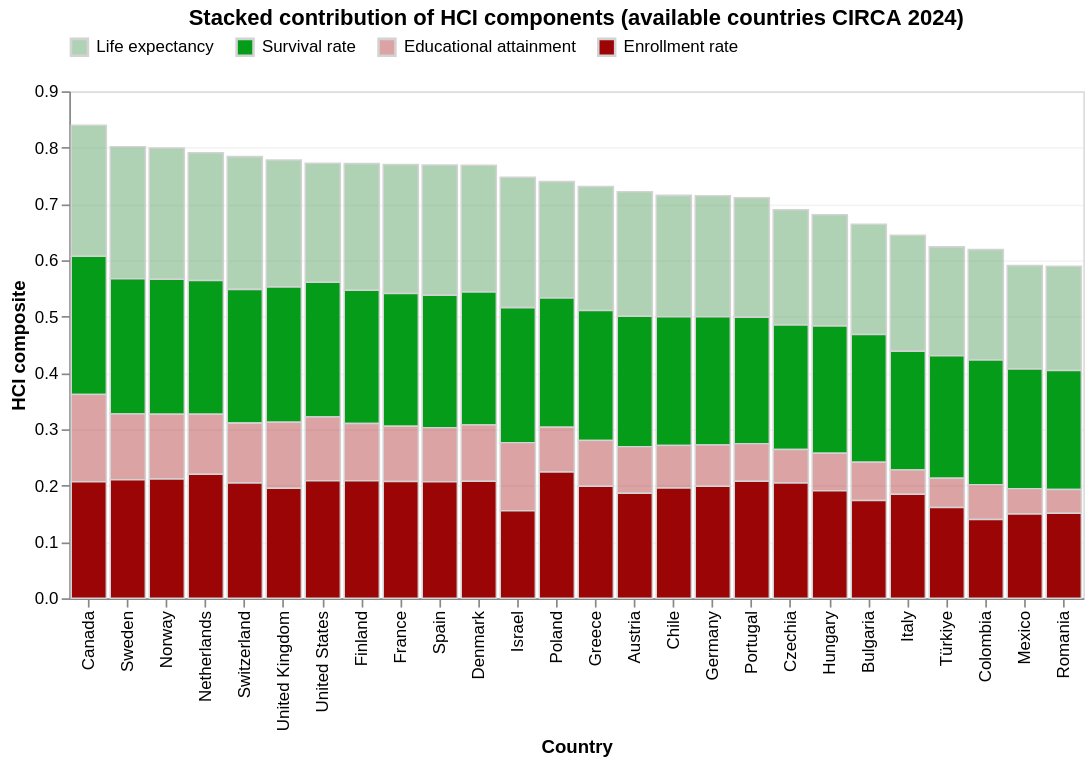

This figure's notebook cell:
### Code cell
custom_colors = {
    "LE_idx": "#4997536E",       # blue
    "Survival_idx": "#059C19", # green
    "Attain_idx": "#9C05055D",   # orange
    "Enroll_idx": "#9C0505"    # red
}

plot_hci_stack(hci_national, top=30, weighted=False, colors=custom_colors, use_contributions=True)

### Figure 1 — Vega-Lite specification as saved in the notebook (floating-point values rounded to 4 significant figures)
{"config": {"view": {"continuousWidth": 300, "continuousHeight": 300}}, "data": {"name": "data-c0c4edaba5b91e6f4d9aa9f7dc70258b"}, "mark": {"type": "bar", "stroke": "lightgray", "strokeWidth": 0.9}, "encoding": {"color": {"field": "Component", "legend": {"orient": "top", "title": ""}, "scale": {"domain": ["Life expectancy", "Survival rate", "Educational attainment", "Enrollment rate"], "range": ["#4997536E", "#059C19", "#9C05055D", "#9C0505"]}, "type": "nominal"}, "tooltip": [{"field": "Reference area", "type": "nominal"}, {"field": "Component", "type": "nominal"}, {"field": "Index", "type": "quantitative"}, {"field": "HCI_composite", "title": "HCI", "type": "quantitative"}], "x": {"field": "Reference area", "sort": {"field": "HCI_composite", "order": "descending"}, "title": "Country", "type": "nominal"}, "y": {"aggregate": "sum", "axis": {"grid": true, "gridColor": "#dbdbdb", "gridOpacity": 0.3}, "field": "Index", "stack": "zero", "title": "HCI composite", "type": "quantitative"}}, "height": 300, "title": "Stacked contribution of HCI components (available countries CIRCA 2024)", "width": 600, "$schema": "https://vega.github.io/schema/vega-lite/v5.20.1.json", "datasets": {"data-c0c4edaba5b91e6f4d9aa9f7dc70258b": [{"Reference area": "Canada", "HCI_composite": 0.8395, "Component": "Life expectancy", "Index": 0.2324}, {"Reference area": "Sweden", "HCI_composite": 0.8017, "Component": "Life expectancy", "Index": 0.2346}, {"Reference area": "Norway", "HCI_composite": 0.7994, "Component": "Life expectancy", "Index": 0.2331}, {"Reference area": "Netherlands", "HCI_composite": 0.791, "Component": "Life expectancy", "Index": 0.227}, {"Reference area": "Switzerland", "HCI_composite": 0.784, "Component": "Life expectancy", "Index": 0.2357}, {"Reference area": "United Kingdom", "HCI_composite": 0.778, "Component": "Life expectancy", "Index": 0.2252}, {"Reference area": "United States", "HCI_composite": 0.7721, "Component": "Life expectancy", "Index": 0.211}, {"Reference area": "Finland", "HCI_composite": 0.7719, "Component": "Life expectancy", "Index": 0.225}, {"Reference area": "France", "HCI_composite": 0.7701, "Component": "Life expectancy", "Index": 0.2292}, {"Reference area": "Spain", "HCI_composite": 0.769, "Component": "Life expectancy", "Index": 0.2312}, {"Reference area": "Denmark", "HCI_composite": 0.7688, "Component": "Life expectancy", "Index": 0.2253}, {"Reference area": "Israel", "HCI_composite": 0.7474, "Component": "Life expectancy", "Index": 0.2315}, {"Reference area": "Poland", "HCI_composite": 0.74, "Component": "Life expectancy", "Index": 0.207}, {"Reference area": "Greece", "HCI_composite": 0.7309, "Component": "Life expectancy", "Index": 0.2202}, {"Reference area": "Austria", "HCI_composite": 0.7216, "Component": "Life expectancy", "Index": 0.2211}, {"Reference area": "Chile", "HCI_composite": 0.7152, "Component": "Life expectancy", "Index": 0.2155}, {"Reference area": "Germany", "HCI_composite": 0.7147, "Component": "Life expectancy", "Index": 0.2148}, {"Reference area": "Portugal", "HCI_composite": 0.711, "Component": "Life expectancy", "Index": 0.212}, {"Reference area": "Czechia", "HCI_composite": 0.6898, "Component": "Life expectancy", "Index": 0.2045}, {"Reference area": "Hungary", "HCI_composite": 0.6807, "Component": "Life expectancy", "Index": 0.1972}, {"Reference area": "Bulgaria", "HCI_composite": 0.664, "Component": "Life expectancy", "Index": 0.1956}, {"Reference area": "Italy", "HCI_composite": 0.6446, "Component": "Life expectancy", "Index": 0.2061}, {"Reference area": "Türkiye", "HCI_composite": 0.6238, "Component": "Life expectancy", "Index": 0.1934}, {"Reference area": "Colombia", "HCI_composite": 0.6193, "Component": "Life expectancy", "Index": 0.1964}, {"Reference area": "Mexico", "HCI_composite": 0.5908, "Component": "Life expectancy", "Index": 0.1838}, {"Reference area": "Romania", "HCI_composite": 0.5892, "Component": "Life expectancy", "Index": 0.1847}, {"Reference area": "Canada", "HCI_composite": 0.8395, "Component": "Survival rate", "Index": 0.2452}, {"Reference area": "Sweden", "HCI_composite": 0.8017, "Component": "Survival rate", "Index": 0.24}, {"Reference area": "Norway", "HCI_composite": 0.7994, "Component": "Survival rate", "Index": 0.2397}, {"Reference area": "Netherlands", "HCI_composite": 0.791, "Component": "Survival rate", "Index": 0.2375}, {"Reference area": "Switzerland", "HCI_composite": 0.784, "Component": "Survival rate", "Index": 0.2374}, {"Reference area": "United Kingdom", "HCI_composite": 0.778, "Component": "Survival rate", "Index": 0.2402}, {"Reference area": "United States", "HCI_composite": 0.7721, "Component": "Survival rate", "Index": 0.2393}, {"Reference area": "Finland", "HCI_composite": 0.7719, "Component": "Survival rate", "Index": 0.237}, {"Reference area": "France", "HCI_composite": 0.7701, "Component": "Survival rate", "Index": 0.2355}, {"Reference area": "Spain", "HCI_composite": 0.769, "Component": "Survival rate", "Index": 0.235}, {"Reference area": "Denmark", "HCI_composite": 0.7688, "Component": "Survival rate", "Index": 0.2362}, {"Reference area": "Israel", "HCI_composite": 0.7474, "Component": "Survival rate", "Index": 0.2397}, {"Reference area": "Poland", "HCI_composite": 0.74, "Component": "Survival rate", "Index": 0.2294}, {"Reference area": "Greece", "HCI_composite": 0.7309, "Component": "Survival rate", "Index": 0.2308}, {"Reference area": "Austria", "HCI_composite": 0.7216, "Component": "Survival rate", "Index": 0.2316}, {"Reference area": "Chile", "HCI_composite": 0.7152, "Component": "Survival rate", "Index": 0.2284}, {"Reference area": "Germany", "HCI_composite": 0.7147, "Component": "Survival rate", "Index": 0.2278}, {"Reference area": "Portugal", "HCI_composite": 0.711, "Component": "Survival rate", "Index": 0.2247}, {"Reference area": "Czechia", "HCI_composite": 0.6898, "Component": "Survival rate", "Index": 0.2214}, {"Reference area": "Hungary", "HCI_composite": 0.6807, "Component": "Survival rate", "Index": 0.226}, {"Reference area": "Bulgaria", "HCI_composite": 0.664, "Component": "Survival rate", "Index": 0.2268}, {"Reference area": "Italy", "HCI_composite": 0.6446, "Component": "Survival rate", "Index": 0.2108}, {"Reference area": "Türkiye", "HCI_composite": 0.6238, "Component": "Survival rate", "Index": 0.2172}, {"Reference area": "Colombia", "HCI_composite": 0.6193, "Component": "Survival rate", "Index": 0.2212}, {"Reference area": "Mexico", "HCI_composite": 0.5908, "Component": "Survival rate", "Index": 0.2125}, {"Reference area": "Romania", "HCI_composite": 0.5892, "Component": "Survival rate", "Index": 0.2117}, {"Reference area": "Canada", "HCI_composite": 0.8395, "Component": "Educational attainment", "Index": 0.1552}, {"Reference area": "Sweden", "HCI_composite": 0.8017, "Component": "Educational attainment", "Index": 0.1166}, {"Reference area": "Norway", "HCI_composite": 0.7994, "Component": "Educational attainment", "Index": 0.1148}, {"Reference area": "Netherlands", "HCI_composite": 0.791, "Component": "Educational attainment", "Index": 0.1065}, {"Reference area": "Switzerland", "HCI_composite": 0.784, "Component": "Educational attainment", "Index": 0.1062}, {"Reference area": "United Kingdom", "HCI_composite": 0.778, "Component": "Educational attainment", "Index": 0.1174}, {"Reference area": "United States", "HCI_composite": 0.7721, "Component": "Educational attainment", "Index": 0.1131}, {"Reference area": "Finland", "HCI_composite": 0.7719, "Component": "Educational attainment", "Index": 0.1014}, {"Reference area": "France", "HCI_composite": 0.7701, "Component": "Educational attainment", "Index": 0.09836}, {"Reference area": "Spain", "HCI_composite": 0.769, "Component": "Educational attainment", "Index": 0.0959}, {"Reference area": "Denmark", "HCI_composite": 0.7688, "Component": "Educational attainment", "Index": 0.09977}, {"Reference area": "Israel", "HCI_composite": 0.7474, "Component": "Educational attainment", "Index": 0.1209}, {"Reference area": "Poland", "HCI_composite": 0.74, "Component": "Educational attainment", "Index": 0.07924}, {"Reference area": "Greece", "HCI_composite": 0.7309, "Component": "Educational attainment", "Index": 0.08128}, {"Reference area": "Austria", "HCI_composite": 0.7216, "Component": "Educational attainment", "Index": 0.08267}, {"Reference area": "Chile", "HCI_composite": 0.7152, "Component": "Educational attainment", "Index": 0.07556}, {"Reference area": "Germany", "HCI_composite": 0.7147, "Component": "Educational attainment", "Index": 0.07314}, {"Reference area": "Portugal", "HCI_composite": 0.711, "Component": "Educational attainment", "Index": 0.06645}, {"Reference area": "Czechia", "HCI_composite": 0.6898, "Component": "Educational attainment", "Index": 0.05925}, {"Reference area": "Hungary", "HCI_composite": 0.6807, "Component": "Educational attainment", "Index": 0.06664}, {"Reference area": "Bulgaria", "HCI_composite": 0.664, "Component": "Educational attainment", "Index": 0.06814}, {"Reference area": "Italy", "HCI_composite": 0.6446, "Component": "Educational attainment", "Index": 0.0429}, {"Reference area": "Türkiye", "HCI_composite": 0.6238, "Component": "Educational attainment", "Index": 0.05179}, {"Reference area": "Colombia", "HCI_composite": 0.6193, "Component": "Educational attainment", "Index": 0.06182}, {"Reference area": "Mexico", "HCI_composite": 0.5908, "Component": "Educational attainment", "Index": 0.04479}, {"Reference area": "Romania", "HCI_composite": 0.5892, "Component": "Educational attainment", "Index": 0.04193}, {"Reference area": "Canada", "HCI_composite": 0.8395, "Component": "Enrollment rate", "Index": 0.2066}, {"Reference area": "Sweden", "HCI_composite": 0.8017, "Component": "Enrollment rate", "Index": 0.2104}, {"Reference area": "Norway", "HCI_composite": 0.7994, "Component": "Enrollment rate", "Index": 0.2118}, {"Reference area": "Netherlands", "HCI_composite": 0.791, "Component": "Enrollment rate", "Index": 0.22}, {"Reference area": "Switzerland", "HCI_composite": 0.784, "Component": "Enrollment rate", "Index": 0.2046}, {"Reference area": "United Kingdom", "HCI_composite": 0.778, "Component": "Enrollment rate", "Index": 0.1951}, {"Reference area": "United States", "HCI_composite": 0.7721, "Component": "Enrollment rate", "Index": 0.2086}, {"Reference area": "Finland", "HCI_composite": 0.7719, "Component": "Enrollment rate", "Index": 0.2087}, {"Reference area": "France", "HCI_composite": 0.7701, "Component": "Enrollment rate", "Index": 0.2071}, {"Reference area": "Spain", "HCI_composite": 0.769, "Component": "Enrollment rate", "Index": 0.2069}, {"Reference area": "Denmark", "HCI_composite": 0.7688, "Component": "Enrollment rate", "Index": 0.2076}, {"Reference area": "Israel", "HCI_composite": 0.7474, "Component": "Enrollment rate", "Index": 0.1553}, {"Reference area": "Poland", "HCI_composite": 0.74, "Component": "Enrollment rate", "Index": 0.2244}, {"Reference area": "Greece", "HCI_composite": 0.7309, "Component": "Enrollment rate", "Index": 0.1987}, {"Reference area": "Austria", "HCI_composite": 0.7216, "Component": "Enrollment rate", "Index": 0.1862}, {"Reference area": "Chile", "HCI_composite": 0.7152, "Component": "Enrollment rate", "Index": 0.1957}, {"Reference area": "Germany", "HCI_composite": 0.7147, "Component": "Enrollment rate", "Index": 0.1988}, {"Reference area": "Portugal", "HCI_composite": 0.711, "Component": "Enrollment rate", "Index": 0.2079}, {"Reference area": "Czechia", "HCI_composite": 0.6898, "Component": "Enrollment rate", "Index": 0.2046}, {"Reference area": "Hungary", "HCI_composite": 0.6807, "Component": "Enrollment rate", "Index": 0.1909}, {"Reference area": "Bulgaria", "HCI_composite": 0.664, "Component": "Enrollment rate", "Index": 0.1734}, {"Reference area": "Italy", "HCI_composite": 0.6446, "Component": "Enrollment rate", "Index": 0.1847}, {"Reference area": "Türkiye", "HCI_composite": 0.6238, "Component": "Enrollment rate", "Index": 0.1613}, {"Reference area": "Colombia", "HCI_composite": 0.6193, "Component": "Enrollment rate", "Index": 0.1398}, {"Reference area": "Mexico", "HCI_composite": 0.5908, "Component": "Enrollment rate", "Index": 0.1496}, {"Reference area": "Romania", "HCI_composite": 0.5892, "Component": "Enrollment rate", "Index": 0.1509}]}}
